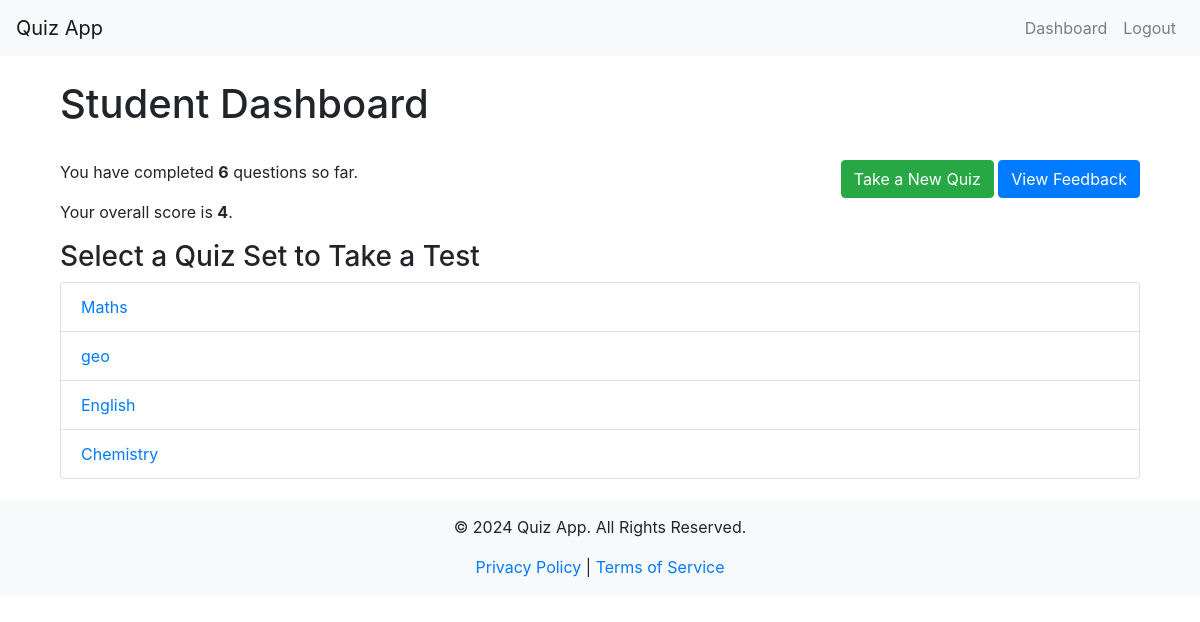
The page /student_dashboard (signed in) on the database its author committed.
### app/models.py (models this page shows)
class QuizSet(db.Model):
    id = db.Column(db.Integer, primary_key=True)
    title = db.Column(db.String(128), nullable=False)
    questions = db.relationship('Question', backref='quiz_set', lazy=True)
    quiz_results = db.relationship('QuizResult', backref='related_quiz_set', lazy=True)  # Renamed backref

### app/routes.py (the view)
@main_bp.route("/student_dashboard")
@login_required
def student_dashboard():
    user_results = QuizResult.query.filter_by(user_id=current_user.id).all()
    total_questions = sum(len(result.quiz_set.questions) for result in user_results)
    total_score = sum(result.score for result in user_results)
    quiz_sets = QuizSet.query.all()  # Get all quiz sets
    return render_template(
        'student_dashboard.html',
        total_questions=total_questions,
        total_score=total_score,
        results=user_results,
        quiz_sets=quiz_sets  # Pass quiz sets to template
    )

### app/__init__.py (called while the page is built)
@login_manager.user_loader
def load_user(user_id):
    from app.models import User
    return User.query.get(int(user_id))

### app/templates/student_dashboard.html
{% extends "layout.html" %}
{% block content %}
<div class="container">
    <h1 class="mt-4">Student Dashboard</h1>
    <div class="row">
        <div class="col-md-6">
            <p>You have completed <strong>{{ total_questions }}</strong> questions so far.</p>
            <p>Your overall score is <strong>{{ total_score }}</strong>.</p>
        </div>
        <div class="col-md-6 text-right">
            <a href="{{ url_for('main.available_tests') }}" class="btn btn-success mb-2">Take a New Quiz</a>
            <a href="{{ url_for('main.view_feedback') }}" class="btn btn-primary mb-2">View Feedback</a>
        </div>
    </div>
    <h3>Select a Quiz Set to Take a Test</h3>
    <ul class="list-group">
        {% for quiz_set in quiz_sets %}
        <li class="list-group-item">
            <a href="{{ url_for('main.quiz', quiz_id=quiz_set.id) }}">{{ quiz_set.title }}</a>
        </li>
        {% else %}
        <li class="list-group-item">No quiz sets available.</li>
        {% endfor %}
    </ul>
</div>
{% endblock %}

### app/templates/layout.html (style rules this page uses)
.row { margin-top: 2rem; }

### rows shown on the page
QuizSet: title "Maths"
QuizSet: title "geo"
QuizSet: title "English"
QuizSet: title "Chemistry"

### other values the page prints
{{ total_questions }} "6"
{{ total_score }} "4"
